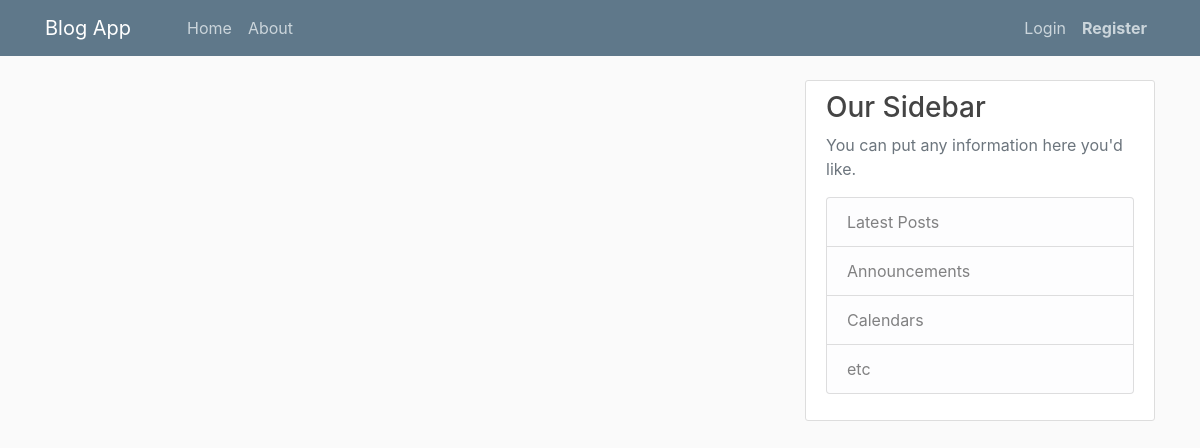
Page /home on the earlier database version.
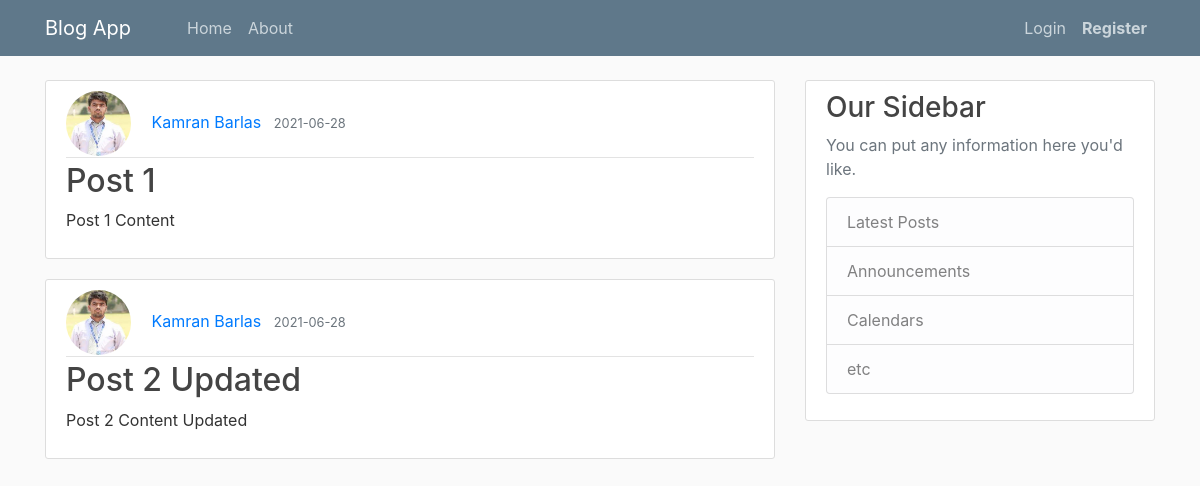
Same page on the later database version.
### flaskblog/models.py (models this page shows, shortened)
class Post(db.Model):
    id = db.Column(db.Integer, primary_key=True)
    title = db.Column(db.String(100), nullable=False)
    date_posted = db.Column(db.DateTime, nullable=False, default=datetime.utcnow)
    content = db.Column(db.Text, nullable=False)
    user_id = db.Column(db.Integer, db.ForeignKey('user.id'), nullable=False)

class User(db.Model, UserMixin):
    id = db.Column(db.Integer, primary_key=True)
    username = db.Column(db.String(20), unique=True, nullable=False)
    email = db.Column(db.String(120), unique=True, nullable=False)
    image_file = db.Column(db.String(20), nullable=False, default='default.jpg')
    password = db.Column(db.String(60), nullable=False)
    posts = db.relationship('Post', backref='author', lazy=True)

### flaskblog/routes.py (the view)
@app.route('/')
@app.route("/home")
def home():
    posts = Post.query.all()
    return render_template('/home.html', posts=posts)

### flaskblog/templates/home.html
{% extends "layout.html" %}
{% block content %}
    {% for post in posts %}
        <article class="media content-section">
            <div class="media-body">
                <div class="article-metadata">
                    <img class="rounded-circle article-img" src=" {{ url_for('static', filename='profile_pics/' + post.author.image_file)}}">
                    <a class="mr-2" href="#">{{ post.author.username }}</a>
                    <small class="text-muted">{{ post.date_posted.strftime('%Y-%m-%d') }}</small>
                </div>
                <h2><a class="article-title" href="{{ url_for('post', post_id=post.id)}}">{{ post.title }}</a></h2>
                <p class="article-content">{{ post.content }}</p>
            </div>
        </article>
    {% endfor %}
{% endblock content %}

### flaskblog/templates/layout.html (shortened to what this page needs)
<!DOCTYPE html>
<html lang="en">
<head>
    <link rel="stylesheet" href="https://maxcdn.bootstrapcdn.com/bootstrap/4.0.0/css/bootstrap.min.css">
    <link rel="stylesheet" type="text/css" href="{{ url_for('static', filename='main.css') }}">
</head>
<body>
    <header class="site-header">
      <nav class="navbar navbar-expand-md navbar-dark bg-steel fixed-top">
        <div class="container">
          <a class="navbar-brand mr-5" href="/">Blog App</a>
          <div class="collapse navbar-collapse" id="navbarToggle">
            <div class="navbar-nav mr-auto">
              <a class="nav-item nav-link" href="/">Home</a>
              <a class="nav-item nav-link" href="/about">About</a>
            </div>
            <div class="navbar-nav">
                {% if current_user.is_authenticated %}
                <a class="nav-item nav-link" href="{{url_for('new_post')}}">New Post</a>
                <a class="nav-item nav-link" href="/account">Account</a>
                    <a class="nav-item nav-link" href="/logout">Logout</a>
                {% else %}
              <a class="nav-item nav-link" href="/login">Login</a>
              <a class="nav-item nav-link" href="/register"><b>Register</b></a>
                {% endif %}
            </div>
          </div>
        </div>
      </nav>
    </header>
    <main role="main" class="container">
      <div class="row">
        <div class="col-md-8">
            {% block content %}{% endblock %}
        </div>
        <div class="col-md-4">
          <div class="content-section">
            <h3>Our Sidebar</h3>
            <p class='text-muted'>You can put any information here you'd like.
              <ul class="list-group">
                <li class="list-group-item list-group-item-light">Latest Posts</li>
                <li class="list-group-item list-group-item-light">Announcements</li>
                <li class="list-group-item list-group-item-light">Calendars</li>
                <li class="list-group-item list-group-item-light">etc</li>
              </ul>
            </p>
          </div>
        </div>
      </div>
    </main>
</body>
</html>

### flaskblog/static/main.css (style rules this page uses)
body { background: #fafafa; color: #333333; margin-top: 5rem; }
h1, h2, h3, h4, h5, h6 { color: #444444; }
.bg-steel { background-color: #5f788a; }
.site-header .navbar-nav .nav-link { color: #cbd5db; }
.content-section { background: #ffffff; padding: 10px 20px; border: 1px solid #dddddd; border-radius: 3px; margin-bottom: 20px; }
.article-title { color: #444444; }
.article-content { white-space: pre-line; }
.article-img { height: 65px; width: 65px; margin-right: 16px; }
.article-metadata { padding-bottom: 1px; margin-bottom: 4px; border-bottom: 1px solid #e3e3e3 }

Differences in the rows shown:
added Post: image_file (picture), author.username "Kamran Barlas", date_posted "2021-06-28", title "Post 1", content "Post 1 Content"
added Post: image_file (picture), author.username "Kamran Barlas", date_posted "2021-06-28", title "Post 2 Updated", content "Post 2 Content Updated"
